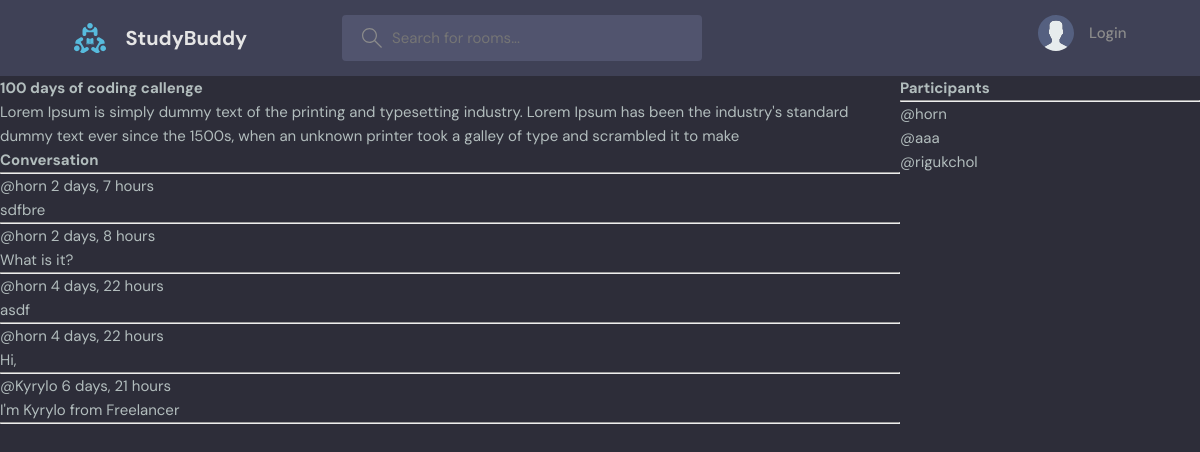
The app's page /room/2 with its own data.
### base/models.py (models this page shows, shortened)
class Room(models.Model):
    host = models.ForeignKey(User, on_delete=models.SET_NULL, null=True)
    topic = models.ForeignKey(Topic, on_delete=models.SET_NULL, null=True)
    name = models.CharField(max_length=200)
    description = models.TextField(null=True, blank=True)
    participants = models.ManyToManyField(
        User, related_name='participants', blank=True)
    updated = models.DateTimeField(auto_now=True)
    created = models.DateTimeField(auto_now_add=True)
    class Meta:
        ordering = ['-updated', '-created']

class Message(models.Model):
    user = models.ForeignKey(User, on_delete=models.CASCADE)
    room = models.ForeignKey(Room, on_delete=models.CASCADE)
    body = models.TextField()
    updated = models.DateTimeField(auto_now=True)
    created = models.DateTimeField(auto_now_add=True)
    class Meta:
        ordering = ['-updated', '-created']

### base/views.py (the view, shortened to what this page needs)
# urls.py: path('room/<str:pk>', views.room, name='room'),
def room(request, pk):
    room = Room.objects.get(id=pk)
    room_messages = room.message_set.all()
    participants = room.participants.all()
    context = {'room': room, 'room_messages': room_messages,
               'participants': participants}
    return render(request, 'base/room.html', context)

### base/templates/base/room.html (shortened to what this page needs)
{% extends 'main.html' %} {% block content %}
<div class="room-container">
  <div>
    <h1>{{room.name}}</h1>
    <p>{{room.description}}</p>
    <div class="comment-wrapper">
      <h3>Conversation</h3>
      <hr />
      {% for message in room_messages %}
      <div>
        <small>@{{message.user}} {{message.created|timesince}}</small>
        <p>{{message.body}}</p>
        <hr />
      </div>
      {% endfor %}
    </div>
  </div>
  <div>
    <h3>Participants</h3>
    <hr />
    {% for user in participants %}
        <div>
            <p>@{{user.username}}</p>
        </div>
    {% endfor %}
  </div>
</div>
{% endblock content %}

### static/styles/style.css (style rules this page uses)
:root { --color-main: #71c6dd; --color-main-light: #e1f6fb; --color-dark: #3f4156; --color-dark-medium: #51546e; --color-dark-light: #696d97; --color-light: #e5e5e5; --color-gray: #8b8b8b; --color-light-gray: #b2bdbd; --color-bg: #2d2d39; --color-success: #5dd693; --color-error: #fc4b0b; }
* { font-family: "DM Sans", -apple-system, BlinkMacSystemFont, "Segoe UI", Roboto, Oxygen, Ubuntu, Cantarell, "Open Sans", "Helvetica Neue", sans-serif; margin: 0; padding: 0; box-sizing: border-box; text-rendering: optimizeLegibility; font-size: inherit; }
html { font-size: 56.25%; }
@media only screen and (min-width: 1200px) { html { font-size: 62.5%; } }
body { line-height: 1.6; font-weight: 400; font-size: 1.5rem; color: var(--color-light-gray); background-color: var(--color-bg); min-height: 100vh; }

### base/templates/base/room.html (style rules this page uses)
.room-container { display: grid; grid-template-columns: 3fr 1fr; }

### records on screen
Room: name "100 days of coding callenge", description "Lorem Ipsum is simply dummy text of the printing and typesetting industry. Lorem Ipsum has been the industry's standard dummy text ever since the 1500s, when an unknown printer took a galley of type and scrambled it to make"
Message: user "horn", created "2 days, 7 hours", body "sdfbre"
Message: user "horn", created "2 days, 8 hours", body "What is it?"
Message: user "horn", created "4 days, 22 hours", body "asdf"
Message: user "horn", created "4 days, 22 hours", body "Hi,"
Message: user "Kyrylo", created "6 days, 21 hours", body "I'm Kyrylo from Freelancer"

### other values on screen
{{ user.username }} "horn"
{{ user.username }} "aaa"
{{ user.username }} "rigukchol"
